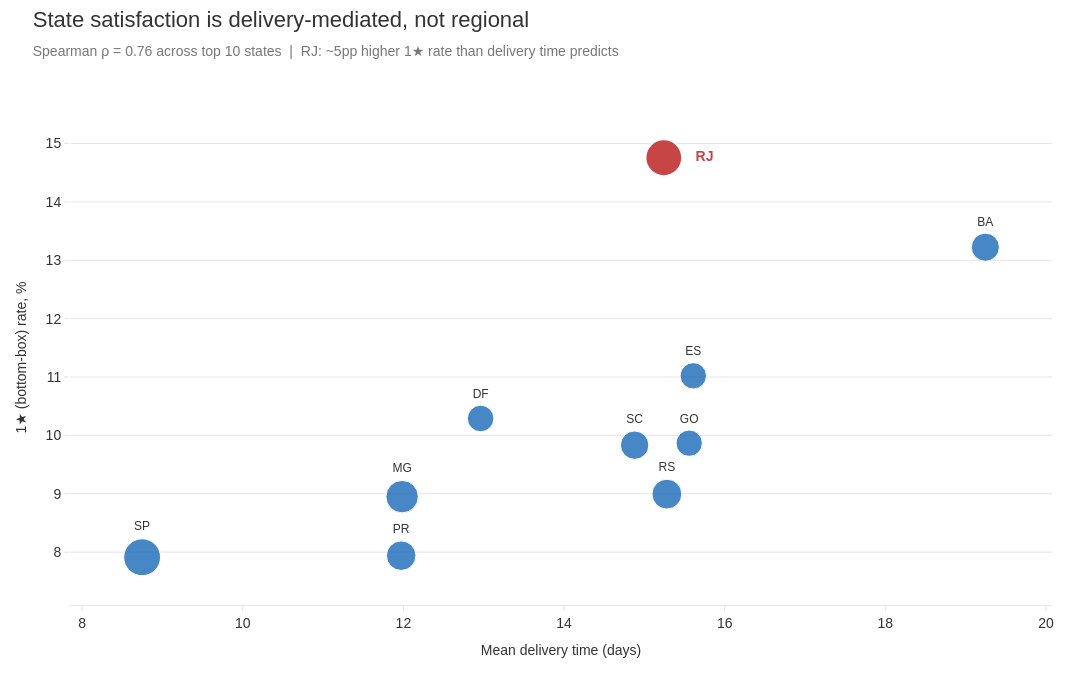

Source (notebook cell):
### Markdown cell above
### Cell 6 — State delivery-mediation (slide 6)

### Code cell
from scipy.stats import spearmanr

state_stats = (delivered.groupby('customer_state', observed=True)
               .agg(n=('review_score','size'),
                    mean_delivery=('delivery_days','mean'),
                    bottom_box=('review_score', lambda s: (s == 1).mean() * 100))
               .reset_index()
               .sort_values('n', ascending=False)
               .head(10))
print(state_stats)

rho, _ = spearmanr(state_stats['mean_delivery'], state_stats['bottom_box'])
print(f"Spearman ρ (top-10 states, delivery vs bottom-box): {rho:.3f}")

state_stats['is_rj'] = state_stats['customer_state'] == 'RJ'

fig = go.Figure()
other = state_stats[~state_stats['is_rj']]
fig.add_trace(go.Scatter(
    x=other['mean_delivery'], y=other['bottom_box'],
    mode='markers+text',
    marker=dict(size=np.log10(other['n']) * 8, color=ACCENT, opacity=0.75,
                line=dict(width=1, color='white')),
    text=other['customer_state'], textposition='top center',
    textfont=dict(size=12, color=NEUTRAL),
    hovertemplate="%{text}<br>Mean delivery: %{x:.1f} days<br>1★ rate: %{y:.1f}%<extra></extra>",
    showlegend=False,
))
rj = state_stats[state_stats['is_rj']]
fig.add_trace(go.Scatter(
    x=rj['mean_delivery'], y=rj['bottom_box'],
    mode='markers+text',
    marker=dict(size=np.log10(rj['n'].iloc[0]) * 9, color=WARNING,
                line=dict(width=2, color='white')),
    text=["  <b>RJ</b>"], textposition='middle right',
    textfont=dict(size=14, color=WARNING),
    hovertemplate="RJ<br>Mean delivery: %{x:.1f} days<br>1★ rate: %{y:.1f}%<extra></extra>",
    showlegend=False,
))

style_slide(fig,
    title="State satisfaction is delivery-mediated, not regional",
    subtitle=f"Spearman ρ = {rho:.2f} across top 10 states  |  RJ: ~5pp higher 1★ rate than delivery time predicts")
fig.update_xaxes(title_text="Mean delivery time (days)")
fig.update_yaxes(title_text="1★ (bottom-box) rate, %")

fig.show()
save_slide(fig, "05_state_delivery_mediation")

### Figure 1 — Plotly figure (JSON) as saved in the notebook; plotly's stock layout.template omitted (floating-point values rounded to 4 significant figures)
{"data": [{"hovertemplate": "%{text}<br>Mean delivery: %{x:.1f} days<br>1★ rate: %{y:.1f}%<extra></extra>", "marker": {"color": "#0B5FB4", "line": {"color": "white", "width": 1}, "opacity": 0.75, "size": [36.84, 32.42, 29.81, 29.52, 28.37, 28.07, 26.53, 26.35, 26.31]}, "mode": "markers+text", "showlegend": false, "text": ["SP", "MG", "RS", "PR", "SC", "BA", "DF", "ES", "GO"], "textfont": {"color": "#333333", "size": 12}, "textposition": "top center", "type": "scatter", "x": [8.747, 11.98, 15.28, 11.97, 14.88, 19.25, 12.96, 15.61, 15.56], "y": [7.912, 8.95, 8.994, 7.939, 9.832, 13.22, 10.29, 11.02, 9.866]}, {"hovertemplate": "RJ<br>Mean delivery: %{x:.1f} days<br>1★ rate: %{y:.1f}%<extra></extra>", "marker": {"color": "#C84545", "line": {"color": "white", "width": 2}, "size": 36.78}, "mode": "markers+text", "showlegend": false, "text": ["  <b>RJ</b>"], "textfont": {"color": "#C84545", "size": 14}, "textposition": "middle right", "type": "scatter", "x": [15.24], "y": [14.76]}], "layout": {"font": {"color": "#333333", "family": "Arial, Helvetica, sans-serif", "size": 14}, "height": 675, "margin": {"b": 70, "l": 70, "r": 40, "t": 110}, "paper_bgcolor": "white", "plot_bgcolor": "white", "title": {"font": {"color": "#333333", "size": 22}, "text": "State satisfaction is delivery-mediated, not regional<br><span style='font-size:14px;color:#777;font-weight:normal'>Spearman ρ = 0.76 across top 10 states  |  RJ: ~5pp higher 1★ rate than delivery time predicts</span>", "x": 0.03, "xanchor": "left", "y": 0.96}, "width": 1200, "xaxis": {"linecolor": "#E5E5E5", "showgrid": false, "showline": true, "tickcolor": "#E5E5E5", "ticks": "outside", "title": {"font": {"size": 14}, "text": "Mean delivery time (days)"}}, "yaxis": {"gridcolor": "#E5E5E5", "showgrid": true, "showline": false, "tickcolor": "#E5E5E5", "ticks": "outside", "title": {"font": {"size": 14}, "text": "1★ (bottom-box) rate, %"}, "zeroline": false}}}
